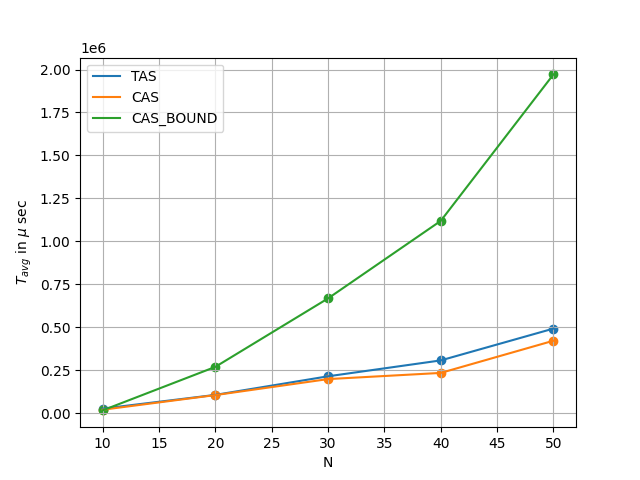

Write the Python code that produced this figure.
import matplotlib.pyplot as plt
x = [10,20,30,40,50]

y1 = [26466.6 , 106451.7 , 214708.8 , 307152 , 492387.8]
y2 = [20042.42 , 105376.3, 198435.2 , 234363.4 , 421743.4]
y3 = [16253.36 , 269393.2 , 667841.2, 1119062 , 1971684]

plt.plot(x,y1,label="TAS")
plt.plot(x,y2,label="CAS")
plt.plot(x,y3,label="CAS_BOUND")

plt.scatter(x,y1)
plt.scatter(x,y2)
plt.scatter(x,y3)

plt.grid()
plt.xlabel("N")
plt.ylabel("$T_{avg}$ in $\mu$ sec")
plt.legend()
plt.show()
